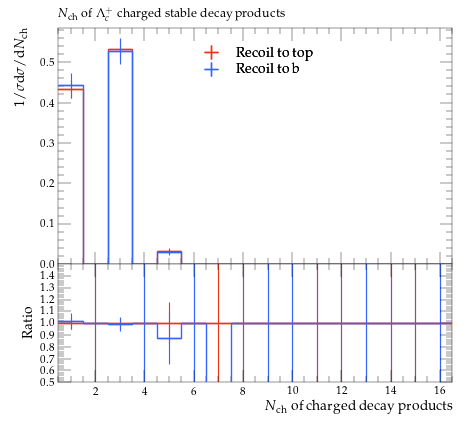

The script that saved this image:
#! /usr/bin/env python

# This Python script was auto-generated using YODA v2.0.2.
# Analysis object: /MC_HFDECAYS/LAMBDACPLUS_charged_mult
# Timestamp: 31-07-2026 (13:13:52)

import matplotlib as mpl
import matplotlib.pyplot as plt
mpl.use('Agg') # comment out for interactive use
import os
import numpy as np

plotDir = os.path.split(os.path.realpath(__file__))[0]
if 'YODA_USER_PLOT_PATH' in globals():
    plot_outdir = globals()['YODA_USER_PLOT_PATH']
else:
    plot_outdir = plotDir

#plot style
plt.style.use(os.path.join(plotDir, '../default.mplstyle'))
# plot metadata
figW, figH = plt.rcParams['figure.figsize']
ax_xLabel = r'$N_\mathrm{ch}$ of charged decay products'
ax_yLabel = r'$1/\sigma \mathrm{d}\sigma/\mathrm{d}N_\mathrm{ch}$'
ax_title  = r'$N_\mathrm{ch}$ of $\Lambda^+_c$ charged stable decay products'
ax_xScale = 'linear'
ax_yScale = 'linear'
xLims = (0.5, 16.5)
yLims = (0.0, 0.5849976)

# TeX-friendly labels for the legend
labels = {
    'legend' : ([ r"Recoil to top", r"Recoil to b" ], r""),
}

# Adjust canvas width and height
canvasW = 10.0
canvasH = 9.0
figW *= canvasW/10.
figH *= canvasH/9.

# Create figure and axis objects
fig, (ax, ratio0_ax) = plt.subplots(2, 1, sharex=True,
                  figsize=(figW,figH), gridspec_kw={'height_ratios': (6.0, 3.0)})

# Set figure margins
plt.subplots_adjust(
    left   = 1.0 * plt.rcParams['figure.subplot.left'],
    right  = 1.0 * plt.rcParams['figure.subplot.right'],
    top    = 1.0 * plt.rcParams['figure.subplot.top'],
    bottom = 1.0 * plt.rcParams['figure.subplot.bottom'])

ratio0_ax.yaxis.set_major_locator(mpl.ticker.MultipleLocator(0.1))
ratio0_ax.set_ylim(0.5, 1.4999)
ratio0_ax.set_ylabel('Ratio')

# the numerical data is stored in a separate file
dataf = dict()
prefix = os.path.split(__file__)[0]
if prefix:    prefix = prefix + '/'
exec(open(prefix+'LAMBDACPLUS_charged_mult__data.py').read(), dataf)


legend_handles = dict() # keep track of handles for the legend

# style options for curves
# starts at zorder>=5 to draw curve on top of legend
styles = {
  'recoil_t': {
    'color' : '#EE3311',
    'linestyle' : '-',
    'linewidth' : 1,
    'marker' : 'none',
    'markersize' : 2,
    'capsize' : 0.0,
    'zorder' : 5,
    'histstyle' : 1,
    'drawstyle' : 'steps-pre',
    'xerrorbars' : 1,
    'yerrorbars' : 1,
    'fillcolor' : None,
    'fillopacity' : 1.0,
    'ratio0_linestyle' : '-',
    'ratio0_linewidth' : 1,
    'ratio0_marker' : 'none',
    'ratio0_markersize' : 2,
    'ratio0_capsize' : 0.0,
    'ratio0_zorder' : 5,
    'ratio0_histstyle' : 1,
    'ratio0_drawstyle' : 'steps-pre',
    'ratio0_xerrorbars' : 1,
    'ratio0_yerrorbars' : 1,
  },
  'recoil_b': {
    'color' : '#3366FF',
    'linestyle' : '-',
    'linewidth' : 1,
    'marker' : 'none',
    'markersize' : 2,
    'capsize' : 0.0,
    'zorder' : 6,
    'histstyle' : 1,
    'drawstyle' : 'steps-pre',
    'xerrorbars' : 1,
    'yerrorbars' : 1,
    'fillcolor' : None,
    'fillopacity' : 1.0,
    'ratio0_linestyle' : '-',
    'ratio0_linewidth' : 1,
    'ratio0_marker' : 'none',
    'ratio0_markersize' : 2,
    'ratio0_capsize' : 0.0,
    'ratio0_zorder' : 6,
    'ratio0_histstyle' : 1,
    'ratio0_drawstyle' : 'steps-pre',
    'ratio0_xerrorbars' : 1,
    'ratio0_yerrorbars' : 1,
  },
}

# curve from input yoda files in main panel
for label, yvals in dataf['yvals'].items():
    if all(np.isnan(v) for v in dataf['yvals'][label]):
        continue
    tmp = None
    if styles[label]['histstyle']: # draw as histogram
        xpos = dataf['xedges'][label] if styles[label]['drawstyle'] else dataf['xpoints'][label]
        ypos = np.insert(yvals, 0, yvals[0]) if styles[label]['drawstyle'] else yvals
        if styles[label]['fillcolor']: # fill area below curve
            ax.fill_between(xpos, ypos, step='pre',
                            color=styles[label]['fillcolor'],
                            alpha=styles[label]['fillopacity'])
        tmp, = ax.plot(xpos, ypos,
                       color=styles[label]['color'],
                       linestyle=styles[label]['linestyle'],
                       linewidth=styles[label]['linewidth'],
                       drawstyle=styles[label]['drawstyle'], solid_joinstyle='miter',
                       zorder=styles[label]['zorder'], label=label)
    tmp = ax.errorbar(dataf['xpoints'][label], yvals,
                      xerr=np.array(dataf['xerrs'][label])*styles[label]['xerrorbars'],
                      yerr=np.array(dataf['yerrs'][label])*styles[label]['yerrorbars'],
                      fmt=styles[label]['marker'], capsize=styles[label]['capsize'],
                      markersize=styles[label]['markersize'],
                      ecolor=styles[label]['color'],
                      color=styles[label]['color'], zorder=styles[label]['zorder'])
    tmp[-1][0].set_linestyle(styles[label]['linestyle'])
    tmp[-1][0].set_linewidth(styles[label]['linewidth'])
    if label in dataf['add_legend_handle']:  legend_handles[label] = tmp
    for varLabel in dataf['variation_yvals'].keys():
        if varLabel.startswith(label):
            tmp, = ax.plot(dataf['xedges'][label], dataf['variation_yvals'][varLabel],
                           color=styles[label]['color'],
                           linestyle=styles[label]['linestyle'],
                           linewidth=styles[label]['linewidth'],
                           drawstyle='steps-pre', solid_joinstyle='miter',
                           zorder=styles[label]['zorder'], alpha=0.5)


# plots on ratio panel
# curve from input yoda files in ratio panel
for label, yvals in dataf['ratio0_yvals'].items():
    if all(np.isnan(v) for v in yvals):
        continue
    if styles[label]['ratio0_histstyle']: # plot as histogram
        xpos = dataf['xedges']['recoil_t'] if styles[label]['ratio0_drawstyle'] else dataf['xpoints']['recoil_t']
        ypos = np.insert(yvals, 0, yvals[0]) if styles[label]['ratio0_drawstyle'] else yvals
        ratio0_ax.plot(xpos, ypos,
                       color=styles[label]['color'],
                       linewidth=styles[label]['linewidth'],
                       linestyle=styles[label]['ratio0_linestyle'],
                       drawstyle=styles[label]['ratio0_drawstyle'], zorder=styles[label]['zorder'],
                       solid_joinstyle='miter')
    tmp = ratio0_ax.errorbar(dataf['xpoints']['recoil_t'], yvals,
                             xerr=np.array(dataf['ref_xerrs'])*styles[label]['ratio0_xerrorbars'],
                             yerr=np.array(dataf['ratio0_yerrs'][label])*styles[label]['ratio0_yerrorbars'],
                             fmt=styles[label]['ratio0_marker'], capsize=styles[label]['ratio0_capsize'],
                             markersize=styles[label]['ratio0_markersize'],
                             ecolor=styles[label]['color'],
                             color=styles[label]['color'])
    tmp[-1][0].set_linestyle(styles[label]['ratio0_linestyle'])
    tmp[-1][0].set_linewidth(styles[label]['ratio0_linewidth'])

    for varlabel in dataf['ratio0_variation_vals'].keys():
        if varlabel.startswith(label):
            ratio0_ax.plot(dataf['xedges']['recoil_t'],
                            dataf['ratio0_variation_vals'][varlabel],
                            color=styles[label]['color'],
                            linestyle=styles[label]['linestyle'],
                            linewidth=styles[label]['linewidth'],
                            drawstyle='steps-pre', solid_joinstyle='miter',
                            zorder=1, alpha=0.5)

legend_items = list(legend_handles.values())
ax.add_artist(ax.legend(legend_items,
                        labels['legend'][0],
                        title=labels['legend'][1],
                        alignment='left',
                        loc='upper center',
                        bbox_to_anchor=(0.5, 0.97)))

# set plot metadata as defined above
ratio0_ax.set_xlabel(ax_xLabel)
ratio0_ax.xaxis.set_label_coords(1., -0.15)
ax.set_ylabel(ax_yLabel, ha='right', va='top')
ax.yaxis.set_label_coords(-0.11, 1.0)
ax.set_title(ax_title, loc='left')
ax.set_xscale(ax_xScale)
ax.set_yscale(ax_yScale)
ax.set_xlim(xLims)
ax.set_ylim(yLims)

# tick formatting
plt.rcParams['xtick.top'] = True
plt.rcParams['ytick.right'] = True
fig.align_ylabels((ax, ratio0_ax))
plt.savefig(os.path.join(plot_outdir, 'LAMBDACPLUS_charged_mult.pdf'), format='PDF')
plt.savefig(os.path.join(plot_outdir, 'LAMBDACPLUS_charged_mult.png'), format='PNG')

plt.close(fig)
